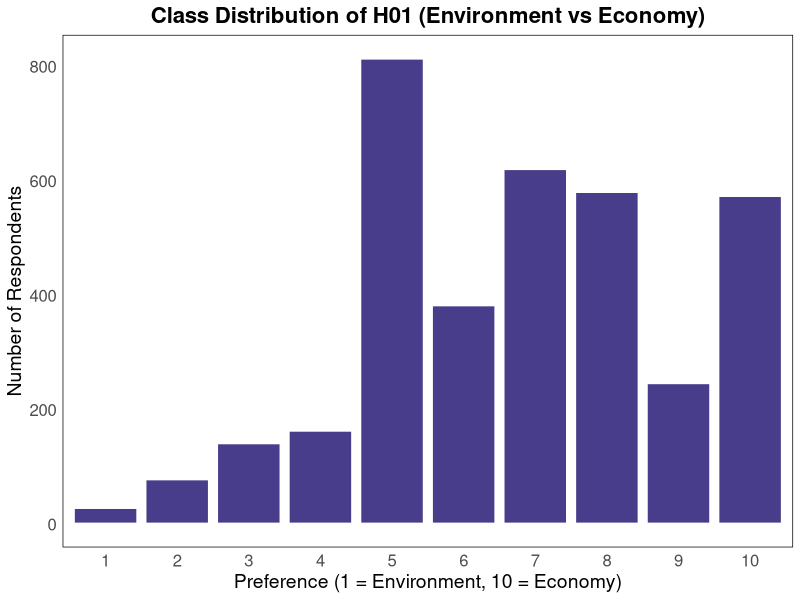

Here is the R script that generated this plot:
## ---- chunk 1
knitr::opts_chunk$set(echo = FALSE)
## ---- chunk 2
# ====== Data Preprocessing ======
library(haven)
library(caret)
library(dplyr)

data <- read_dta("2019_data.dta")

# View data
summary(data) # or str(data)
sum(is.na(data))

# Percent missing per column
missing_percent <- colSums(is.na(data)) / nrow(data) * 100
sort(missing_percent, decreasing = TRUE)

# Remove columns with more than 80% missingness
threshold <- 0.60
data_cleaned <- data[, colMeans(is.na(data)) <= threshold]

# Calculate percent of missingness per row
row_missingness <- rowMeans(is.na(data_cleaned)) * 100
summary(row_missingness)

# Filter rows where missingness is 50% or less
data_cleaned <- data_cleaned[row_missingness <= 50, ]

#Convert coded unanswered i.e. -1 or -2 to NA
data_cleaned[data_cleaned < 0] <- NA

sum(is.na(data_cleaned))

#View column of interest
summary(data_cleaned$h01)
sum(is.na(data_cleaned$h01))

# Remove rows where h01 is missing
data_cleaned <- data_cleaned[!is.na(data_cleaned$h01), ]
# Convert factor levels to numeric (careful: as.numeric() on a factor gives level index, not the label!)
data_cleaned$h01 <- as.numeric(as.character(data_cleaned$h01))

str(data_cleaned$h01)
summary(data_cleaned$h01)

# Convert char columns to factors
# Convert character columns to factors
char_cols <- names(data_cleaned)[sapply(data_cleaned, is.character)]
data_cleaned[char_cols] <- lapply(data_cleaned[char_cols], as.factor)

# Remove predictors with zero variance
nzv <- nearZeroVar(data_cleaned, saveMetrics = TRUE)
data_cleaned <- data_cleaned[, !nzv$zeroVar]

# Tried to apply KNN but seems like cannot find enough neighbours 

# So use median for continuous and mode for categorical
# Function to calculate the mode (most frequent value) of a vector
get_mode <- function(v) {
  uniqv <- unique(v)
  uniqv[which.max(tabulate(match(v, uniqv)))]
}

# Separate columns by type
numeric_cols <- sapply(data_cleaned, is.numeric)
factor_cols <- sapply(data_cleaned, is.factor)

# For numeric columns, replace NAs with the median
data_cleaned[numeric_cols] <- lapply(data_cleaned[numeric_cols], function(x) {
  if (any(is.na(x))) {
    x[is.na(x)] <- median(x, na.rm = TRUE)
  }
  return(x)
})

# For factor columns, replace NAs with the mode
data_cleaned[factor_cols] <- lapply(data_cleaned[factor_cols], function(x) {
  if (any(is.na(x))) {
    mode_value <- get_mode(x[!is.na(x)])
    x[is.na(x)] <- mode_value
  }
  return(x)
})

# Check if there are any remaining missing values
sum(is.na(data_cleaned))

missing_cells <- is.na(data_cleaned)

# View the rows and columns where the missing values are
which(missing_cells, arr.ind = TRUE)

# Found that it's just interview date so removing that variable

cols_to_remove <- c("a01", "k04", "Constit_Code", "Constit_Name", 
                    "LA_UA_Code", "LA_UA_Name", "interviewer", "Interview_Date", "Stratumlabel", "Stratumlabel2")

data_cleaned <- data_cleaned %>%
  select(-all_of(cols_to_remove))


# Check if there are any remaining missing values
sum(is.na(data_cleaned))

# Check the distribution of the target variable (h01)
table(data_cleaned$h01)
# Convert target to factor
data_cleaned$h01 <- as.factor(data_cleaned$h01)
data_cleaned_filtered <- data_cleaned[data_cleaned$h01 != 0, ]


sum(sapply(data_cleaned, is.numeric))


## ---- chunk 3

## ---- chunk 4
library(ggplot2)

# Ensure h01 is a factor with ordered levels (optional but improves display)
data_cleaned$h01 <- factor(data_cleaned$h01, levels = sort(unique(data_cleaned$h01)))

# Create plot object
p <- ggplot(data_cleaned_filtered, aes(x = h01)) +
  geom_bar(fill = "darkslateblue", color = "white", linewidth = 1) +
  labs(
    title = "Class Distribution of H01 (Environment vs Economy)",
    x = "Preference (1 = Environment, 10 = Economy)",
    y = "Number of Respondents"
  ) +
  theme_minimal(base_size = 10) +
  theme(
    plot.title = element_text(hjust = 0.5, size = 16, face = "bold"),
    axis.text = element_text(size = 12),
    axis.title = element_text(size = 14),
    panel.grid.major = element_blank(),
    panel.grid.minor = element_blank(),
    panel.border = element_rect(color = "black", fill = NA, size = 0.5)
  )

# Print it explicitly
print(p)
## ---- chunk 5
library(DiagrammeR)

grViz("
digraph flowchart {
  graph [layout = dot, rankdir = TB, fontsize = 12]

  # Shared root node
  node [shape = box, style = filled, fontcolor = black, color = gray90]
  A [label = 'Prediction model']

  # Multi-class path
  node [shape = box, style = filled, fillcolor = lightyellow, fontcolor = black]
  B1 [label = 'Multi-class classification (11 levels)']
  B2 [label = 'Lasso feature selection (105 features)']
  B3 [label = 'Random Forest with class weights +\nhyperparameter tuning']
  B4 [label = 'Accuracy: 0.27\nPrecision: 0.34\nF1-Score: 0.19']

  # Binary path
  node [shape = box, style = filled, fillcolor = lavender, fontcolor = black]
  C1 [label = 'Binary classification\n(Env: 1–5 vs Econ: 6–10)']
  C2 [label = 'SMOTE to balance classes']
  C3 [label = 'Logistic regression model']
  C4 [label = 'Accuracy: 0.59\nPrecision: 0.44\nF1-Score: 0.50']

  # Edges
  A -> B1
  B1 -> B2
  B2 -> B3
  B3 -> B4

  A -> C1
  C1 -> C2
  C2 -> C3
  C3 -> C4
}
")
